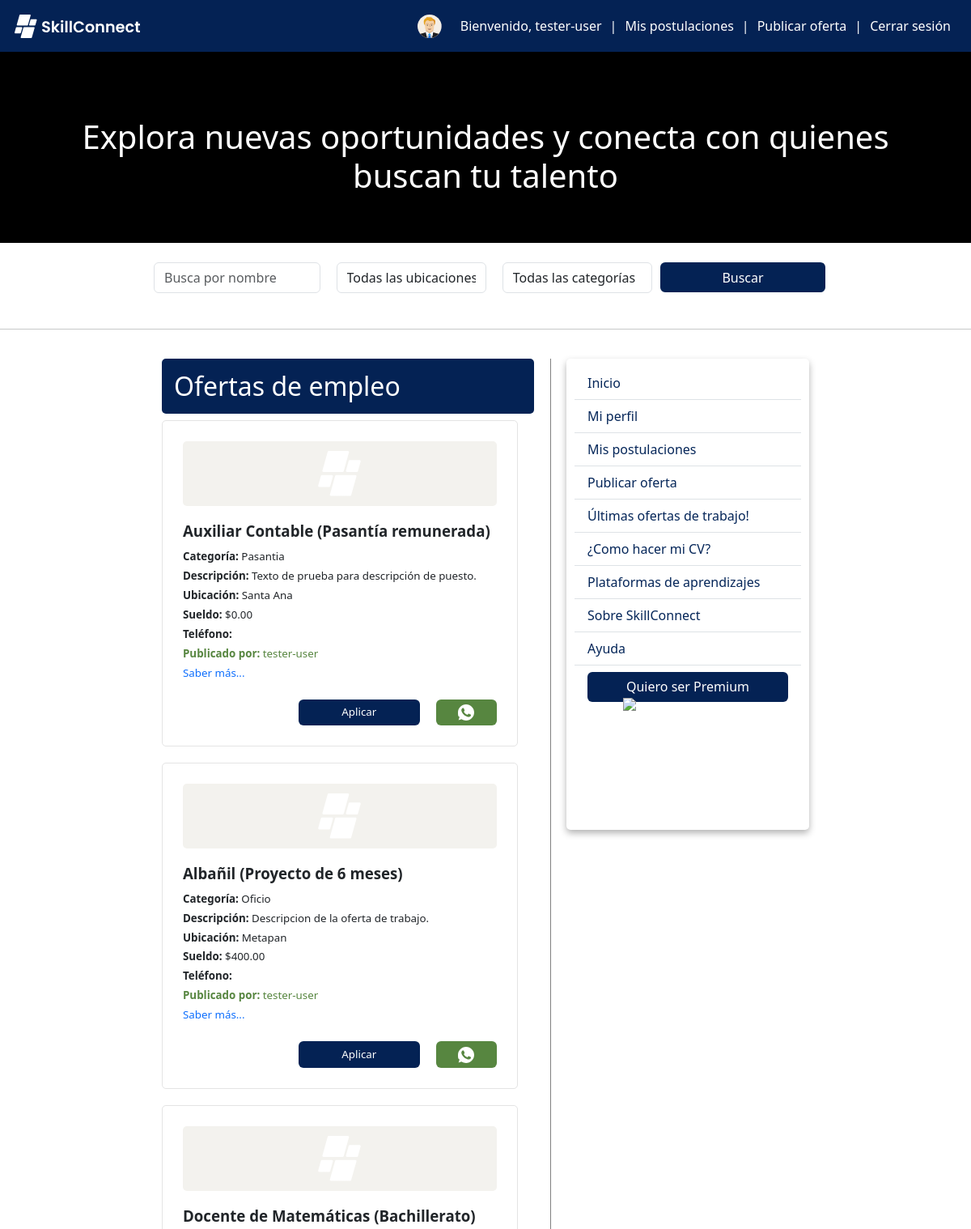
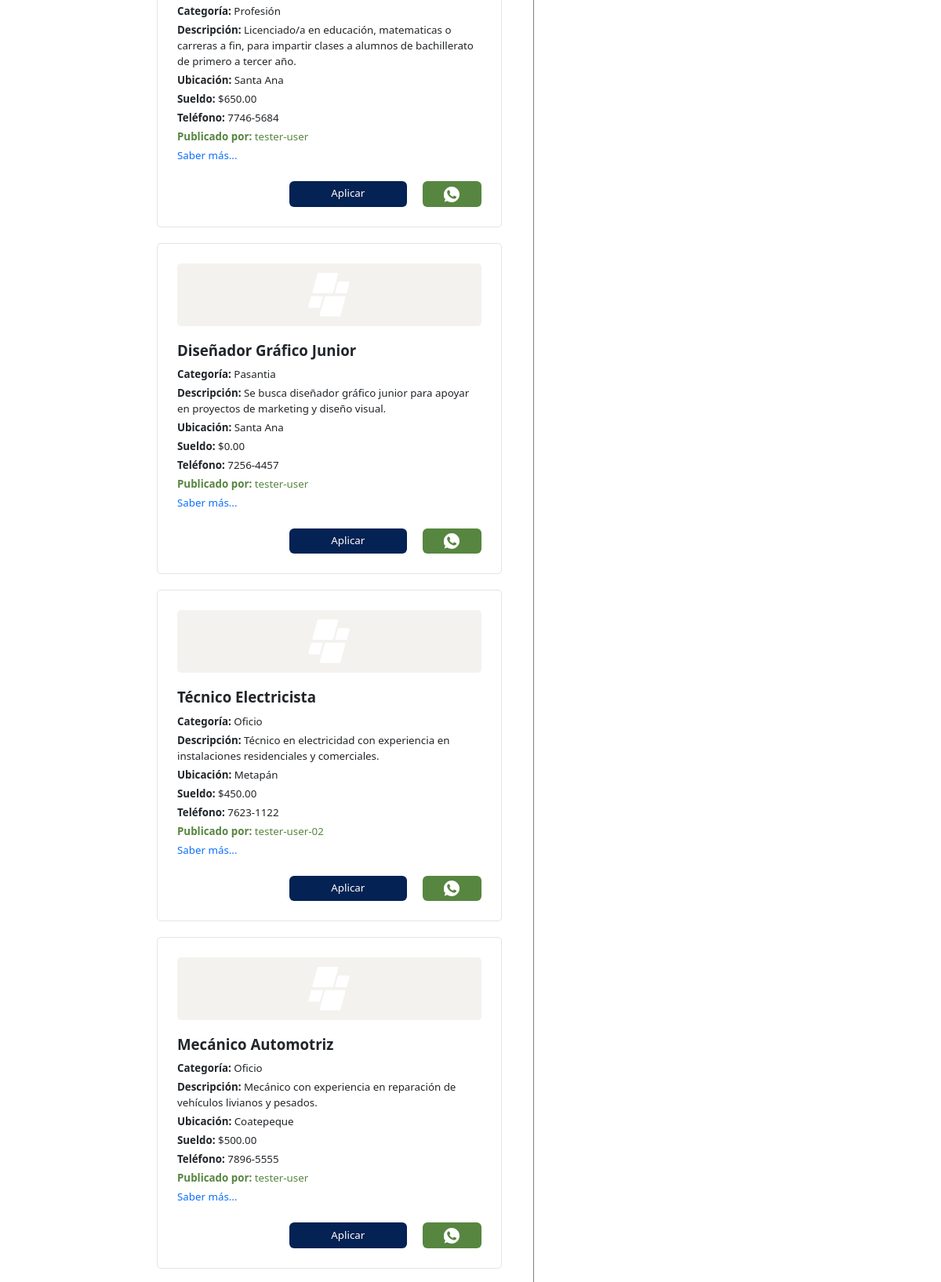
/index.php (signed in, upper part), run on the app's committed database (2 pictures, top to bottom).
### tables this page shows
CREATE TABLE `ofertas` (
  `id` int(11) NOT NULL,
  `usuario_id` int(11) NOT NULL,
  `nombre` varchar(100) NOT NULL,
  `profesion` varchar(100) NOT NULL,
  `descripcion` text NOT NULL,
  `sueldo` decimal(10,2) DEFAULT NULL,
  `telefono` varchar(20) DEFAULT NULL,
  `ubicacion` varchar(100) DEFAULT NULL,
  `foto_url` varchar(255) DEFAULT NULL,
  `descripcion_empresa` text DEFAULT NULL,
  `email` varchar(100) NOT NULL,
  `created_at` timestamp NOT NULL DEFAULT current_timestamp()
);

CREATE TABLE `usuarios` (
  `id` int(11) NOT NULL,
  `nombre` varchar(100) NOT NULL,
  `profesion` varchar(255) NOT NULL,
  `dui` varchar(20) NOT NULL,
  `telefono` varchar(20) NOT NULL,
  `direccion` varchar(255) NOT NULL,
  `about` text DEFAULT NULL,
  `correo` varchar(100) NOT NULL,
  `contrasena` varchar(255) NOT NULL,
  `rol` enum('Profesional','Usuario') DEFAULT 'Usuario',
  `fecha_registro` timestamp NOT NULL DEFAULT current_timestamp()
);

### index.php (the view, shortened to what this page needs)
<?php
include 'config.php';
$query = "SELECT o.*, u.nombre AS nombre_usuario
          FROM ofertas o
          JOIN usuarios u ON o.usuario_id = u.id
          WHERE 1=1";
$stmt = $conn->prepare($query);
$stmt->execute();
$profesionales = $stmt->fetchAll(PDO::FETCH_ASSOC);
function limitarDescripcion($texto, $limitePalabras = 20) {
    $palabras = explode(' ', $texto);
    return $texto;
}
?>
<!DOCTYPE html>
<html lang="es">
<head>
    <link href="https://cdn.jsdelivr.net/npm/bootstrap@5.3.2/dist/css/bootstrap.min.css" rel="stylesheet">
    <link rel="stylesheet" href="./css/miestilo.css">
</head>
<body>
    <?php include 'include/header.php'; ?>
    <?php include 'include/banner.php'; ?>
    <div class="div-titulo">
        <h1 class="titulo">Explora nuevas oportunidades y conecta con quienes buscan tu talento</h1>
    </div>
    <div class="form-busqueda-contenedor" id="form-busqueda">
        <form method="GET" action="index.php" class="form-busqueda">
            <input type="text" class="form-control mb-1" name="nombre" placeholder="Busca por nombre" value="">
            <div class="input-group mb-1">
                <select class="form-control custom-select" name="ubicacion">
                    <option selected value="">Todas las ubicaciones</option>
                </select>
            </div>
            <div class="input-group mb-1">
                <select class="form-control custom-select" name="profesion">
                    <option selected value="">Todas las categorías</option>
                </select>
            </div>
            <button type="submit" class="btn" id="miboton">Buscar</button>
        </form>
    </div>
    <hr class="my-3">
    <div class="contenedor-principal">
        <div class="resultados">
            <h2 style="width: 100%; max-height: 70px">Ofertas de empleo</h2>
            <?php if (empty($profesionales)) : ?>
                <p style="font-size: 30pt"><strong>No se encontraron resultados.</strong></p>
            <?php else : ?>
                <?php foreach ($profesionales as $profesional) : ?>
                    <div class="div-resultados">
                        <div class="icono-company">
                            <img src="./img/svg/icon_app.svg" alt="Imagen empresa">
                        </div>
                        <h3><strong><?php echo $profesional['nombre']; ?></strong></h3>
                        <p class="info-oferta"><strong>Categoría: </strong><?php echo $profesional['profesion']; ?></p>
                        <p class="info-oferta"><strong>Descripción: </strong><?php echo limitarDescripcion($profesional['descripcion']); ?></p>
                        <p class="info-oferta"><strong>Ubicación: </strong><?php echo $profesional['ubicacion']; ?></p>
                        <p class="info-oferta"><strong>Sueldo: </strong>$<?php echo $profesional['sueldo']; ?></p>
                        <p class="info-oferta"><strong>Teléfono: </strong><?php echo $profesional['telefono']; ?></p>
                        <p class="info-oferta" style="color: #578640"><strong>Publicado por: </strong><?php echo $profesional['nombre_usuario']; ?></p>
                        <p class="info-oferta" style="color: #5483b3"><a href="">Saber más...</a></p>
                        <div class="info-contenedor-btn">
                            <button class="btn btn-primary" data-bs-toggle="modal" data-bs-target="#miModalAplicar">Aplicar</button>
                            <a href="https://wa.me/503<?php echo str_replace('-', '', $profesional['telefono']); ?>" target="_blank">
                                <div class="info-oferta-contacto btn btn-primary">
                                <img src="./img/svg/ico-wsp-white.svg" alt="ico-wsp">
                                </div>
                            </a>
                        </div>
                    </div>
                <?php endforeach; ?>
            <?php endif; ?>
        </div>
        <?php include 'include/menu_lateral.php'; ?>
    </div>
</body>
</html>

### css/miestilo.css (style rules this page uses)
a { text-decoration: none; }
body { background-color: rgb(255, 255, 255); display: flex; flex-direction: column; }
h2 { background-color: #042254; color: white; padding: 15px 15px; border-radius: 5px; }
.titulo { color: white; text-align: center; }
.div-titulo { display: flex; padding: 50px; justify-content: center; position: absolute; margin-top: 95px; width: 100%; }
.form-busqueda { display: flex; justify-content: center; padding: 2% 0%; width: 70%; }
.form-busqueda input { margin: 0px 10px; }
.form-busqueda div { margin: 0px 10px; }
.contenedor-principal { width: 70%; padding: 20px; margin: auto; display: flex; }
.resultados { display: flex; flex-wrap: wrap; flex-grow: 1; }
.div-resultados { display: flex; flex-wrap: wrap; border-radius: 5px; padding: 25px; background-color: white; margin: 0px 20px 20px 0px; border: 1px solid #e4e4e4; transition: 0.2s; width: 250px; font-size: 10pt; flex-grow: 1; }
.div-resultados h3 { width: 100%; margin-top: 20px; font-size: 14pt; flex-grow: 1; }
.icono-company { background-color: #f3f2ee; width: 100%; height: 80px; padding: 12px; border-radius: 5px; }
.icono-company img { width: 100%; height: 100%; object-fit: contain; }
.info-oferta { width: 100%; margin: 2px 0px; }
.info-contenedor-btn { display: flex; width: 100%; margin-top: 20px; justify-content: end; }
.info-contenedor-btn button { border: none; width: 150px; font-size: 10pt; background-color: #042254; }
.info-oferta-contacto { background-color: #578640; border: none; color: white; margin-left: 20px; width: 75px; font-size: 10pt; align-items: center; justify-content: center; }
.info-oferta-contacto img { width: 20px; }
#miboton { background-color: #042254; border: none; color: white; height: 37px; width: 100%; }
#form-busqueda { display: flex; justify-content: center; }

### data on the page
ofertas: nombre "Auxiliar Contable (Pasantía remunerada)", profesion "Pasantia", descripcion "Texto de prueba para descripción de puesto.", ubicacion "Santa Ana", sueldo "0.00", usuario.nombre "tester-user"
ofertas: nombre "Albañil (Proyecto de 6 meses)", profesion "Oficio", descripcion "Descripcion de la oferta de trabajo.", ubicacion "Metapan", sueldo "400.00", usuario.nombre "tester-user"
ofertas: nombre "Docente de Matemáticas (Bachillerato)", profesion "Profesión", descripcion "Licenciado/a en educación, matematicas o carreras a fin, para impartir clases a alumnos de bachillerato de primero a tercer año.", ubicacion "Santa Ana", sueldo "650.00", telefono "7746-5684", usuario.nombre "tester-user"
ofertas: nombre "Diseñador Gráfico Junior", profesion "Pasantia", descripcion "Se busca diseñador gráfico junior para apoyar en proyectos de marketing y diseño visual.", ubicacion "Santa Ana", sueldo "0.00", telefono "7256-4457", usuario.nombre "tester-user"
ofertas: nombre "Técnico Electricista", profesion "Oficio", descripcion "Técnico en electricidad con experiencia en instalaciones residenciales y comerciales.", ubicacion "Metapán", sueldo "450.00", telefono "7623-1122", usuario.nombre "tester-user-02"
ofertas: nombre "Mecánico Automotriz", profesion "Oficio", descripcion "Mecánico con experiencia en reparación de vehículos livianos y pesados.", ubicacion "Coatepeque", sueldo "500.00", telefono "7896-5555", usuario.nombre "tester-user"

### other printed values
$nombre_usuario "tester-user"
